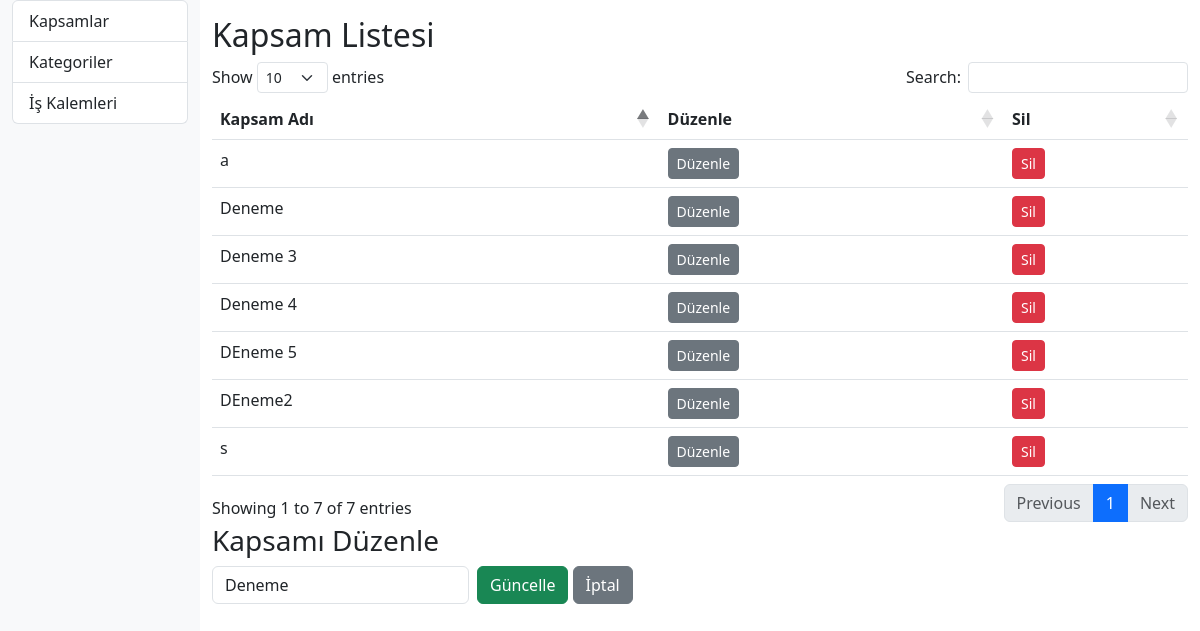
Screenshot of /?page=kapsamlar&edit_id=1 with the database file from the repository.
### tables this page shows
CREATE TABLE `scopes` (
  `id` int(11) NOT NULL,
  `name` varchar(255) NOT NULL,
  `created_at` timestamp NOT NULL DEFAULT current_timestamp(),
  `updated_at` timestamp NULL DEFAULT NULL
);

### kapsamlar.php (the view, shortened to what this page needs)
<?php
include 'db.php';
$duzenleKapsam = null;
if (isset($_GET['edit_id'])) {
    $stmt = $pdo->prepare('SELECT * FROM scopes WHERE id = ?');
    $stmt->execute([$_GET['edit_id']]);
    $duzenleKapsam = $stmt->fetch();
}
$kapsamlar = $pdo->query('SELECT * FROM scopes')->fetchAll();
?>
<h2>Kapsam Listesi</h2>
<table class="table datatable" id="kapsamlar-table">
    <thead>
        <tr><th>Kapsam Adı</th><th>Düzenle</th><th>Sil</th></tr>
    </thead>
    <tbody>
    <?php foreach ($kapsamlar as $kapsam): ?>
        <tr>
            <td><?= htmlspecialchars($kapsam['name']) ?></td>
            <td>
                <a href="?page=kapsamlar&edit_id=<?= $kapsam['id'] ?>" class="btn btn-sm btn-secondary">Düzenle</a>
            </td>
            <td>
                <form method="post" onsubmit="return confirm('Silinsin mi?');" class="d-inline">
                    <button class="btn btn-sm btn-danger">Sil</button>
                </form>
            </td>
        </tr>
    <?php endforeach; ?>
    </tbody>
</table>
<?php if ($duzenleKapsam): ?>
<h3>Kapsamı Düzenle</h3>
<form method="post" class="row g-2 mb-3">
    <div class="col-auto">
        <input class="form-control" name="kapsam_adi" value="<?= htmlspecialchars($duzenleKapsam['name']) ?>" required>
    </div>
    <div class="col-auto">
        <button class="btn btn-success">Güncelle</button>
        <a href="?page=kapsamlar" class="btn btn-secondary">İptal</a>
    </div>
</form>
<?php else: ?>
<h3>Yeni Kapsam Ekle</h3>
<a href="?page=kapsam_olustur" class="btn btn-primary mb-3">Kapsam Oluştur</a>
<?php endif; ?>

### rows the page displays
scopes: name "Deneme", kapsam_adi "Deneme"
scopes: name "s"
scopes: name "a"
scopes: name "DEneme2"
scopes: name "Deneme 3"
scopes: name "Deneme 4"
scopes: name "DEneme 5"
